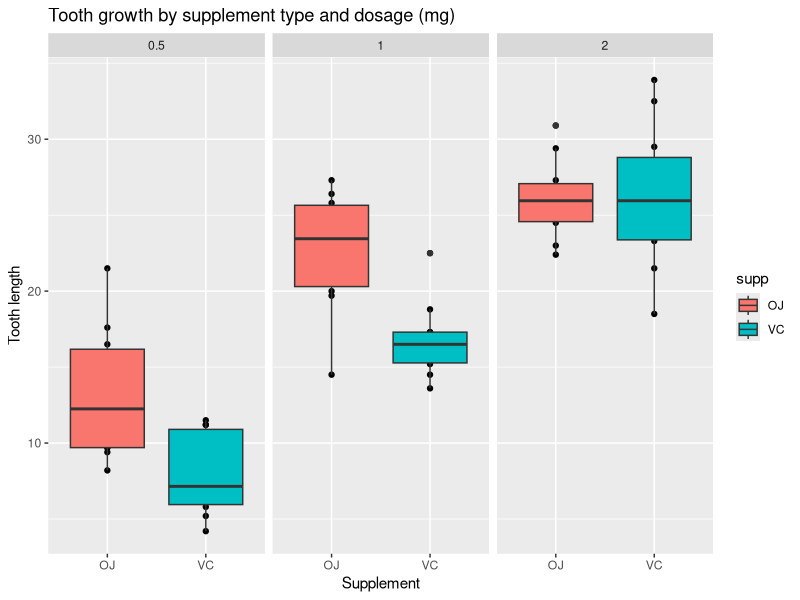

Write R code to recreate this figure. (Note: this script raises an error after producing the figure.)
## ---- chunk 1
knitr::opts_chunk$set(echo = TRUE)

## ---- chunk 2
library(datasets)
data("ToothGrowth")

head(ToothGrowth)
dim(ToothGrowth)
str(ToothGrowth)
summary(ToothGrowth)
## ---- chunk 3
library(ggplot2)

qplot(supp, len, data=ToothGrowth, facets=~dose, main="Tooth growth by supplement type and dosage (mg)", xlab="Supplement", ylab="Tooth length") + geom_boxplot(aes(fill = supp))

t.test(len ~ supp, paired = FALSE, var.equal = FALSE, data = ToothGrowth)

## ---- chunk 4

## Subset to dosage 0.5 - 1.0
doseRange1 <- subset(ToothGrowth, dose %in% c(0.5, 1.0))

## Subset to dosage 0.5 - 2.0
doseRange2 <- subset(ToothGrowth, dose %in% c(0.5, 2.0))

## Subset to dosage 1.0 - 2.0
doseRange3 <- subset(ToothGrowth, dose %in% c(1.0, 2.0))

t.test(len ~ dose, paired = FALSE, var.equal = FALSE, data = doseRange1)

## ---- chunk 5
t.test(len ~ dose, paired = FALSE, var.equal = FALSE, data = doseRange2)
## ---- chunk 6
t.test(len ~ dose, paired = FALSE, var.equal = FALSE, data = doseRange3)
